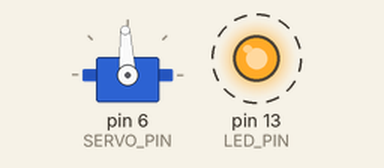
Recording of a program running on a simulated Arduino Nano, built with avr-gcc and run on an emulated ATmega328P. On the bench: servo, output pins drawn as LEDs (lit = HIGH). Dashed ring = blinking.

Above: at 1.55 s.
At 1.95 s:
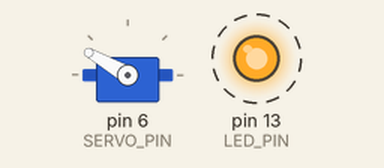
At 2.2 s:
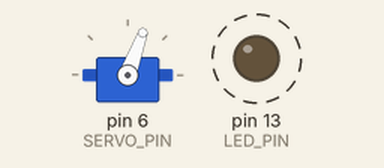
At 2.45 s:
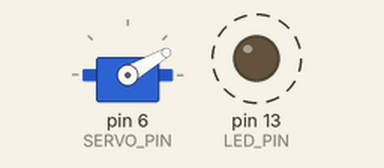
Timing chart, 0 to 4.5 s (numbered marks = the images above):
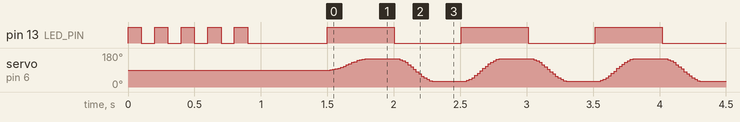

The program:

main.cpp
```cpp
#include <Arduino.h>
#include <Servo.h>

// ---------------------------------------------------------------------------
// Zopf: wags a hair tail with an MG90S servo, running on 4x AAA NiMH.
//
// The servo pulls the most current (and heats the batteries) when it
// accelerates the tail hard or gets blocked. This sketch keeps the current low:
//  * smooth start/stop (no jerks at the end points) -> low peak current
//  * slower sweep over a smaller range              -> less torque needed
//  * servo is switched off during pauses            -> ~0 mA while resting
// The PTC fuse in the battery wire is the hardware backup (see README).
// ---------------------------------------------------------------------------

Servo myServo;

const int SERVO_PIN = 6;
const int LED_PIN = LED_BUILTIN;   // onboard LED (D13)

// --- Settings: change these to tune the movement ---------------------------
const int LEFT  = 30;                 // degrees; keep well away from the end stops (0/180)
const int RIGHT = 150;                // and make sure the tail can swing freely across this range
const unsigned long MOVE_MS  = 300;  // time for one sweep; smaller = faster = more current
const unsigned long PAUSE_MS = 100;   // pause at each end (servo off)
// ----------------------------------------------------------------------------

const unsigned long FRAME_MS = 20;    // servo gets a new pulse every 20 ms anyway

int currentPos = (LEFT + RIGHT) / 2;

void servoOn() {
  myServo.write(currentPos);  // set the position first, so attaching doesn't make it jump
  myServo.attach(SERVO_PIN);
}

void servoOff() {
  myServo.detach();           // no signal -> motor is idle and draws almost nothing
}

// Smoothly move from currentPos to target in MOVE_MS (ease in / ease out).
void moveTo(int target) {
  const int start = currentPos;
  const unsigned long t0 = millis();
  for (;;) {
    unsigned long elapsed = millis() - t0;
    if (elapsed >= MOVE_MS) break;
    float t = (float)elapsed / MOVE_MS;          // 0..1
    float eased = (1.0f - cos(PI * t)) * 0.5f;   // slow at both ends, fastest in the middle
    myServo.write(start + (int)lround((target - start) * eased));
    delay(FRAME_MS);
  }
  myServo.write(target);
  currentPos = target;
}

void restWithServoOff(unsigned long ms) {
  // Let the servo reach its target before cutting the signal.
  delay(100);
  servoOff();
  delay(ms);
  servoOn();
}

void setup() {
  pinMode(LED_PIN, OUTPUT);
  // 5 quick blinks = new sketch was uploaded and is running
  for (int i = 0; i < 5; i++) {
    digitalWrite(LED_PIN, HIGH);
    delay(100);
    digitalWrite(LED_PIN, LOW);
    delay(100);
  }

  servoOn();       // starts in the middle
  delay(500);
}

void loop() {
  // left to right (LED on)
  digitalWrite(LED_PIN, HIGH);
  moveTo(RIGHT);
  restWithServoOff(PAUSE_MS);

  // right to left (LED off)
  digitalWrite(LED_PIN, LOW);
  moveTo(LEFT);
  restWithServoOff(PAUSE_MS);
}
```

Measured:
- by itself, pin 13 (LED_PIN): goes 4 × (LOW 0.10 s, HIGH 0.10 s), LOW 0.60 s, 38 × (HIGH 0.50 s, LOW 0.50 s), then HIGH
